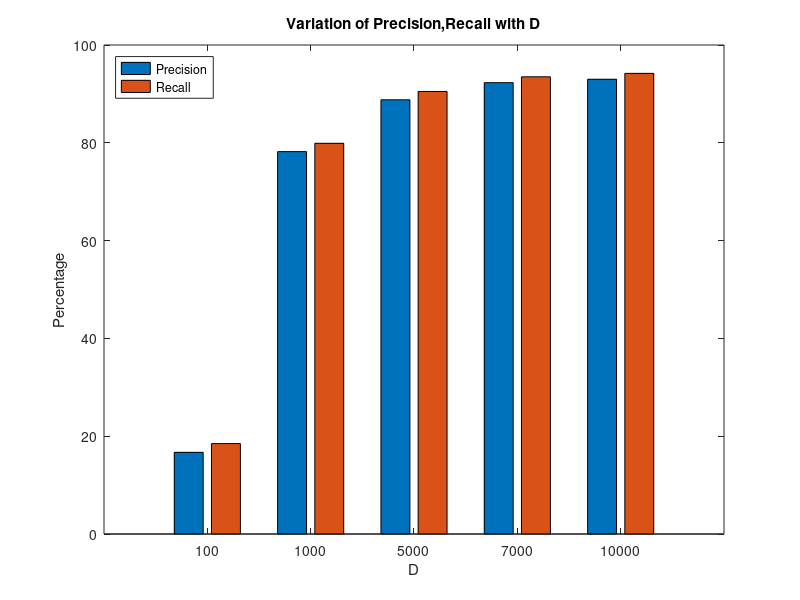

The MATLAB source for this figure:
x = [1,2,3,4,5];
name = {'100','1000','5000','7000','10000'};
y = [0.167 0.1849;0.782 0.799;0.888 0.905;0.923 0.935;0.93 0.942];
y = y.*100;

bar(x,y);
title('Variation of Precision,Recall with D')
set(gca,'xticklabel',name)
xlabel('D')
ylabel('Percentage')
legend('Precision','Recall','Location','northwest')
